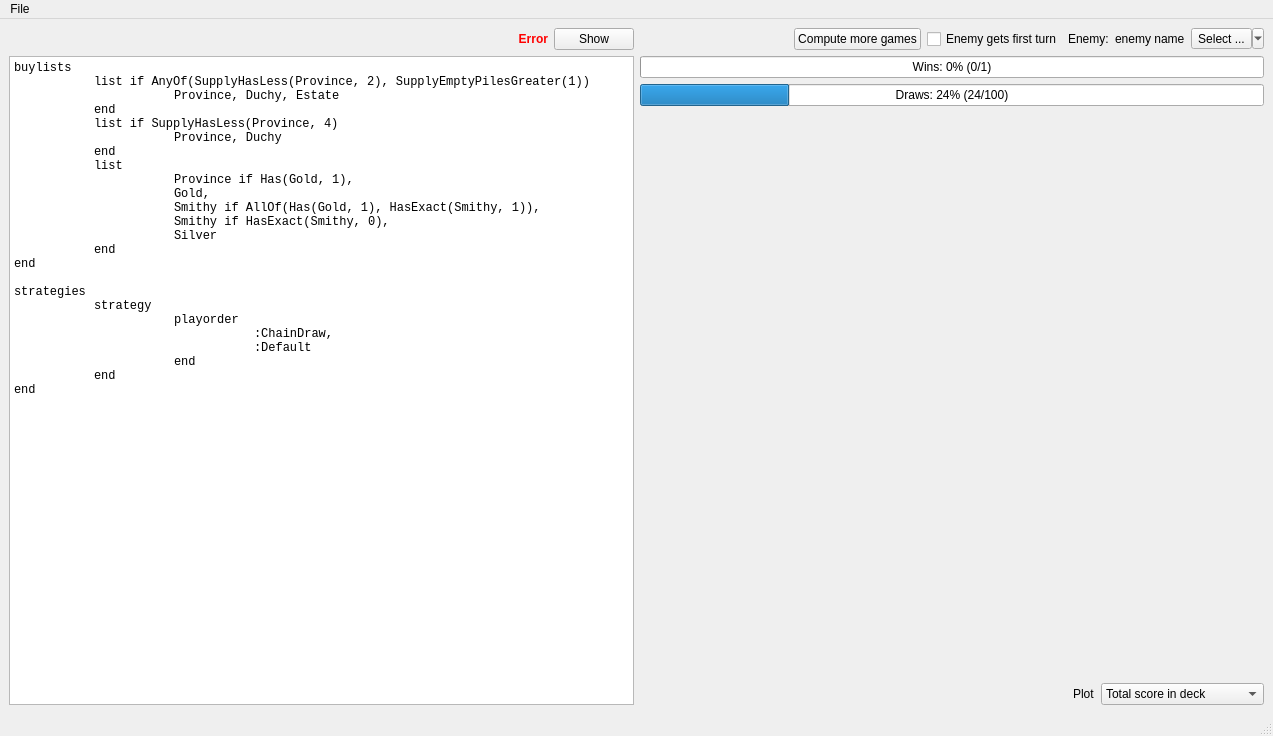
<?xml version="1.0" encoding="UTF-8"?>
<ui version="4.0">
 <class>MainWindow</class>
 <widget class="QMainWindow" name="MainWindow">
  <property name="geometry">
   <rect>
    <x>0</x>
    <y>0</y>
    <width>1273</width>
    <height>736</height>
   </rect>
  </property>
  <property name="windowTitle">
   <string>Dominion</string>
  </property>
  <widget class="QWidget" name="centralwidget">
   <layout class="QHBoxLayout" name="horizontalLayout_5">
    <item>
     <layout class="QVBoxLayout" name="verticalLayout_2">
      <item>
       <widget class="QStackedWidget" name="errorStack">
        <property name="sizePolicy">
         <sizepolicy hsizetype="Preferred" vsizetype="Fixed">
          <horstretch>0</horstretch>
          <verstretch>0</verstretch>
         </sizepolicy>
        </property>
        <property name="currentIndex">
         <number>1</number>
        </property>
        <widget class="QWidget" name="page">
         <layout class="QHBoxLayout" name="horizontalLayout_3">
          <property name="spacing">
           <number>6</number>
          </property>
          <property name="leftMargin">
           <number>0</number>
          </property>
          <property name="topMargin">
           <number>0</number>
          </property>
          <property name="rightMargin">
           <number>0</number>
          </property>
          <property name="bottomMargin">
           <number>0</number>
          </property>
          <item>
           <spacer name="horizontalSpacer_2">
            <property name="orientation">
             <enum>Qt::Horizontal</enum>
            </property>
            <property name="sizeHint" stdset="0">
             <size>
              <width>40</width>
              <height>20</height>
             </size>
            </property>
           </spacer>
          </item>
          <item>
           <widget class="QLabel" name="label_2">
            <property name="text">
             <string>Syntax OK</string>
            </property>
           </widget>
          </item>
         </layout>
        </widget>
        <widget class="QWidget" name="page_2">
         <layout class="QHBoxLayout" name="horizontalLayout_4">
          <property name="leftMargin">
           <number>0</number>
          </property>
          <property name="topMargin">
           <number>0</number>
          </property>
          <property name="rightMargin">
           <number>0</number>
          </property>
          <property name="bottomMargin">
           <number>0</number>
          </property>
          <item>
           <widget class="QLabel" name="syntaxError">
            <property name="sizePolicy">
             <sizepolicy hsizetype="MinimumExpanding" vsizetype="Preferred">
              <horstretch>0</horstretch>
              <verstretch>0</verstretch>
             </sizepolicy>
            </property>
            <property name="styleSheet">
             <string notr="true">color: red; font-weight:bold;</string>
            </property>
            <property name="text">
             <string>Error</string>
            </property>
            <property name="alignment">
             <set>Qt::AlignRight|Qt::AlignTrailing|Qt::AlignVCenter</set>
            </property>
            <property name="wordWrap">
             <bool>false</bool>
            </property>
           </widget>
          </item>
          <item>
           <widget class="QPushButton" name="jumpToError">
            <property name="sizePolicy">
             <sizepolicy hsizetype="Fixed" vsizetype="Fixed">
              <horstretch>0</horstretch>
              <verstretch>0</verstretch>
             </sizepolicy>
            </property>
            <property name="text">
             <string>Show</string>
            </property>
            <property name="shortcut">
             <string>Ctrl+J</string>
            </property>
           </widget>
          </item>
         </layout>
        </widget>
       </widget>
      </item>
      <item>
       <widget class="QTextEdit" name="strategyEdit">
        <property name="font">
         <font>
          <family>Monospace</family>
          <pointsize>10</pointsize>
         </font>
        </property>
        <property name="html">
         <string>&lt;!DOCTYPE HTML PUBLIC &quot;-//W3C//DTD HTML 4.0//EN&quot; &quot;http://www.w3.org/TR/REC-html40/strict.dtd&quot;&gt;
&lt;html&gt;&lt;head&gt;&lt;meta name=&quot;qrichtext&quot; content=&quot;1&quot; /&gt;&lt;style type=&quot;text/css&quot;&gt;
p, li { white-space: pre-wrap; }
&lt;/style&gt;&lt;/head&gt;&lt;body style=&quot; font-family:'Monospace'; font-size:10pt; font-weight:400; font-style:normal;&quot;&gt;
&lt;p style=&quot; margin-top:0px; margin-bottom:0px; margin-left:0px; margin-right:0px; -qt-block-indent:0; text-indent:0px;&quot;&gt;&lt;span style=&quot; font-size:9pt;&quot;&gt;buylists&lt;/span&gt;&lt;/p&gt;
&lt;p style=&quot; margin-top:0px; margin-bottom:0px; margin-left:0px; margin-right:0px; -qt-block-indent:0; text-indent:0px;&quot;&gt;&lt;span style=&quot; font-size:9pt;&quot;&gt;	list if AnyOf(SupplyHasLess(Province, 2), SupplyEmptyPilesGreater(1))&lt;/span&gt;&lt;/p&gt;
&lt;p style=&quot; margin-top:0px; margin-bottom:0px; margin-left:0px; margin-right:0px; -qt-block-indent:0; text-indent:0px;&quot;&gt;&lt;span style=&quot; font-size:9pt;&quot;&gt;		Province, Duchy, Estate&lt;/span&gt;&lt;/p&gt;
&lt;p style=&quot; margin-top:0px; margin-bottom:0px; margin-left:0px; margin-right:0px; -qt-block-indent:0; text-indent:0px;&quot;&gt;&lt;span style=&quot; font-size:9pt;&quot;&gt;	end&lt;/span&gt;&lt;/p&gt;
&lt;p style=&quot; margin-top:0px; margin-bottom:0px; margin-left:0px; margin-right:0px; -qt-block-indent:0; text-indent:0px;&quot;&gt;&lt;span style=&quot; font-size:9pt;&quot;&gt;	list if SupplyHasLess(Province, 4)&lt;/span&gt;&lt;/p&gt;
&lt;p style=&quot; margin-top:0px; margin-bottom:0px; margin-left:0px; margin-right:0px; -qt-block-indent:0; text-indent:0px;&quot;&gt;&lt;span style=&quot; font-size:9pt;&quot;&gt;		Province, Duchy&lt;/span&gt;&lt;/p&gt;
&lt;p style=&quot; margin-top:0px; margin-bottom:0px; margin-left:0px; margin-right:0px; -qt-block-indent:0; text-indent:0px;&quot;&gt;&lt;span style=&quot; font-size:9pt;&quot;&gt;	end&lt;/span&gt;&lt;/p&gt;
&lt;p style=&quot; margin-top:0px; margin-bottom:0px; margin-left:0px; margin-right:0px; -qt-block-indent:0; text-indent:0px;&quot;&gt;&lt;span style=&quot; font-size:9pt;&quot;&gt;	list&lt;/span&gt;&lt;/p&gt;
&lt;p style=&quot; margin-top:0px; margin-bottom:0px; margin-left:0px; margin-right:0px; -qt-block-indent:0; text-indent:0px;&quot;&gt;&lt;span style=&quot; font-size:9pt;&quot;&gt;		Province if Has(Gold, 1),&lt;/span&gt;&lt;/p&gt;
&lt;p style=&quot; margin-top:0px; margin-bottom:0px; margin-left:0px; margin-right:0px; -qt-block-indent:0; text-indent:0px;&quot;&gt;&lt;span style=&quot; font-size:9pt;&quot;&gt;		Gold,&lt;/span&gt;&lt;/p&gt;
&lt;p style=&quot; margin-top:0px; margin-bottom:0px; margin-left:0px; margin-right:0px; -qt-block-indent:0; text-indent:0px;&quot;&gt;&lt;span style=&quot; font-size:9pt;&quot;&gt;		Smithy if AllOf(Has(Gold, 1), HasExact(Smithy, 1)),&lt;/span&gt;&lt;/p&gt;
&lt;p style=&quot; margin-top:0px; margin-bottom:0px; margin-left:0px; margin-right:0px; -qt-block-indent:0; text-indent:0px;&quot;&gt;&lt;span style=&quot; font-size:9pt;&quot;&gt;		Smithy if HasExact(Smithy, 0),&lt;/span&gt;&lt;/p&gt;
&lt;p style=&quot; margin-top:0px; margin-bottom:0px; margin-left:0px; margin-right:0px; -qt-block-indent:0; text-indent:0px;&quot;&gt;&lt;span style=&quot; font-size:9pt;&quot;&gt;		Silver&lt;/span&gt;&lt;/p&gt;
&lt;p style=&quot; margin-top:0px; margin-bottom:0px; margin-left:0px; margin-right:0px; -qt-block-indent:0; text-indent:0px;&quot;&gt;&lt;span style=&quot; font-size:9pt;&quot;&gt;	end&lt;/span&gt;&lt;/p&gt;
&lt;p style=&quot; margin-top:0px; margin-bottom:0px; margin-left:0px; margin-right:0px; -qt-block-indent:0; text-indent:0px;&quot;&gt;&lt;span style=&quot; font-size:9pt;&quot;&gt;end&lt;/span&gt;&lt;/p&gt;
&lt;p style=&quot;-qt-paragraph-type:empty; margin-top:0px; margin-bottom:0px; margin-left:0px; margin-right:0px; -qt-block-indent:0; text-indent:0px; font-size:9pt;&quot;&gt;&lt;br /&gt;&lt;/p&gt;
&lt;p style=&quot; margin-top:0px; margin-bottom:0px; margin-left:0px; margin-right:0px; -qt-block-indent:0; text-indent:0px;&quot;&gt;&lt;span style=&quot; font-size:9pt;&quot;&gt;strategies&lt;/span&gt;&lt;/p&gt;
&lt;p style=&quot; margin-top:0px; margin-bottom:0px; margin-left:0px; margin-right:0px; -qt-block-indent:0; text-indent:0px;&quot;&gt;&lt;span style=&quot; font-size:9pt;&quot;&gt;	strategy&lt;/span&gt;&lt;/p&gt;
&lt;p style=&quot; margin-top:0px; margin-bottom:0px; margin-left:0px; margin-right:0px; -qt-block-indent:0; text-indent:0px;&quot;&gt;&lt;span style=&quot; font-size:9pt;&quot;&gt;		playorder&lt;/span&gt;&lt;/p&gt;
&lt;p style=&quot; margin-top:0px; margin-bottom:0px; margin-left:0px; margin-right:0px; -qt-block-indent:0; text-indent:0px;&quot;&gt;&lt;span style=&quot; font-size:9pt;&quot;&gt;			:ChainDraw,&lt;/span&gt;&lt;/p&gt;
&lt;p style=&quot; margin-top:0px; margin-bottom:0px; margin-left:0px; margin-right:0px; -qt-block-indent:0; text-indent:0px;&quot;&gt;&lt;span style=&quot; font-size:9pt;&quot;&gt;			:Default&lt;/span&gt;&lt;/p&gt;
&lt;p style=&quot; margin-top:0px; margin-bottom:0px; margin-left:0px; margin-right:0px; -qt-block-indent:0; text-indent:0px;&quot;&gt;&lt;span style=&quot; font-size:9pt;&quot;&gt;		end&lt;/span&gt;&lt;/p&gt;
&lt;p style=&quot; margin-top:0px; margin-bottom:0px; margin-left:0px; margin-right:0px; -qt-block-indent:0; text-indent:0px;&quot;&gt;&lt;span style=&quot; font-size:9pt;&quot;&gt;	end&lt;/span&gt;&lt;/p&gt;
&lt;p style=&quot; margin-top:0px; margin-bottom:0px; margin-left:0px; margin-right:0px; -qt-block-indent:0; text-indent:0px;&quot;&gt;&lt;span style=&quot; font-size:9pt;&quot;&gt;end&lt;/span&gt;&lt;/p&gt;
&lt;p style=&quot;-qt-paragraph-type:empty; margin-top:0px; margin-bottom:0px; margin-left:0px; margin-right:0px; -qt-block-indent:0; text-indent:0px; font-size:9pt;&quot;&gt;&lt;br /&gt;&lt;/p&gt;&lt;/body&gt;&lt;/html&gt;</string>
        </property>
       </widget>
      </item>
     </layout>
    </item>
    <item>
     <layout class="QVBoxLayout" name="verticalLayout">
      <item>
       <layout class="QHBoxLayout" name="horizontalLayout_2">
        <item>
         <spacer name="horizontalSpacer_4">
          <property name="orientation">
           <enum>Qt::Horizontal</enum>
          </property>
          <property name="sizeHint" stdset="0">
           <size>
            <width>40</width>
            <height>20</height>
           </size>
          </property>
         </spacer>
        </item>
        <item>
         <widget class="QPushButton" name="buttonRefine">
          <property name="text">
           <string>Compute more games</string>
          </property>
         </widget>
        </item>
        <item>
         <widget class="QCheckBox" name="enemyFirst">
          <property name="sizePolicy">
           <sizepolicy hsizetype="Minimum" vsizetype="Minimum">
            <horstretch>0</horstretch>
            <verstretch>0</verstretch>
           </sizepolicy>
          </property>
          <property name="text">
           <string>Enemy gets first turn</string>
          </property>
         </widget>
        </item>
        <item>
         <widget class="QLabel" name="label_3">
          <property name="text">
           <string>Enemy:</string>
          </property>
         </widget>
        </item>
        <item>
         <widget class="QLabel" name="selectedEnemy">
          <property name="text">
           <string notr="true">enemy name</string>
          </property>
         </widget>
        </item>
        <item>
         <widget class="QToolButton" name="selectEnemy">
          <property name="sizePolicy">
           <sizepolicy hsizetype="Fixed" vsizetype="Fixed">
            <horstretch>0</horstretch>
            <verstretch>0</verstretch>
           </sizepolicy>
          </property>
          <property name="text">
           <string>Select ...</string>
          </property>
          <property name="popupMode">
           <enum>QToolButton::MenuButtonPopup</enum>
          </property>
          <property name="autoRaise">
           <bool>false</bool>
          </property>
         </widget>
        </item>
       </layout>
      </item>
      <item>
       <widget class="QProgressBar" name="winrate">
        <property name="minimum">
         <number>0</number>
        </property>
        <property name="maximum">
         <number>1</number>
        </property>
        <property name="value">
         <number>0</number>
        </property>
        <property name="format">
         <string>Wins: %p% (%v/%m)</string>
        </property>
       </widget>
      </item>
      <item>
       <widget class="QProgressBar" name="draws">
        <property name="value">
         <number>24</number>
        </property>
        <property name="format">
         <string>Draws: %p% (%v/%m)</string>
        </property>
       </widget>
      </item>
      <item>
       <widget class="QwtPlot" name="qwtPlot">
        <property name="canvasBackground">
         <brush brushstyle="SolidPattern">
          <color alpha="255">
           <red>255</red>
           <green>255</green>
           <blue>255</blue>
          </color>
         </brush>
        </property>
       </widget>
      </item>
      <item>
       <layout class="QHBoxLayout" name="horizontalLayout">
        <item>
         <spacer name="horizontalSpacer">
          <property name="orientation">
           <enum>Qt::Horizontal</enum>
          </property>
          <property name="sizeHint" stdset="0">
           <size>
            <width>40</width>
            <height>20</height>
           </size>
          </property>
         </spacer>
        </item>
        <item>
         <widget class="QLabel" name="label">
          <property name="text">
           <string>Plot</string>
          </property>
         </widget>
        </item>
        <item>
         <widget class="QComboBox" name="graphCombo">
          <property name="currentIndex">
           <number>3</number>
          </property>
          <item>
           <property name="text">
            <string>Turn number</string>
           </property>
          </item>
          <item>
           <property name="text">
            <string>Max. money in turn</string>
           </property>
          </item>
          <item>
           <property name="text">
            <string>Cards seen in turn</string>
           </property>
          </item>
          <item>
           <property name="text">
            <string>Total score in deck</string>
           </property>
          </item>
          <item>
           <property name="text">
            <string>Number of cards in deck</string>
           </property>
          </item>
          <item>
           <property name="text">
            <string>Money in deck</string>
           </property>
          </item>
          <item>
           <property name="text">
            <string>Curses in deck</string>
           </property>
          </item>
          <item>
           <property name="text">
            <string>Unplayed actions</string>
           </property>
          </item>
          <item>
           <property name="text">
            <string>Unused buys</string>
           </property>
          </item>
          <item>
           <property name="text">
            <string>Unused money</string>
           </property>
          </item>
          <item>
           <property name="text">
            <string>Unused actions</string>
           </property>
          </item>
         </widget>
        </item>
       </layout>
      </item>
     </layout>
    </item>
   </layout>
  </widget>
  <widget class="QMenuBar" name="menubar">
   <property name="geometry">
    <rect>
     <x>0</x>
     <y>0</y>
     <width>1273</width>
     <height>20</height>
    </rect>
   </property>
   <widget class="QMenu" name="menuFile">
    <property name="title">
     <string>File</string>
    </property>
    <addaction name="actionLoad"/>
    <addaction name="actionSave"/>
    <addaction name="actionSaveAs"/>
    <addaction name="separator"/>
    <addaction name="actionQuit"/>
   </widget>
   <addaction name="menuFile"/>
  </widget>
  <widget class="QStatusBar" name="statusbar"/>
  <action name="actionQuit">
   <property name="text">
    <string>Quit</string>
   </property>
  </action>
  <action name="actionLoad">
   <property name="text">
    <string>Load ...</string>
   </property>
   <property name="shortcut">
    <string>Ctrl+O</string>
   </property>
  </action>
  <action name="actionSave">
   <property name="text">
    <string>Save</string>
   </property>
   <property name="shortcut">
    <string>Ctrl+S</string>
   </property>
  </action>
  <action name="actionSaveAs">
   <property name="text">
    <string>Save as ...</string>
   </property>
  </action>
 </widget>
 <customwidgets>
  <customwidget>
   <class>QwtPlot</class>
   <extends>QFrame</extends>
   <header>qwt_plot.h</header>
  </customwidget>
 </customwidgets>
 <resources/>
 <connections>
  <connection>
   <sender>actionQuit</sender>
   <signal>triggered()</signal>
   <receiver>MainWindow</receiver>
   <slot>close()</slot>
   <hints>
    <hint type="sourcelabel">
     <x>-1</x>
     <y>-1</y>
    </hint>
    <hint type="destinationlabel">
     <x>478</x>
     <y>263</y>
    </hint>
   </hints>
  </connection>
 </connections>
</ui>
